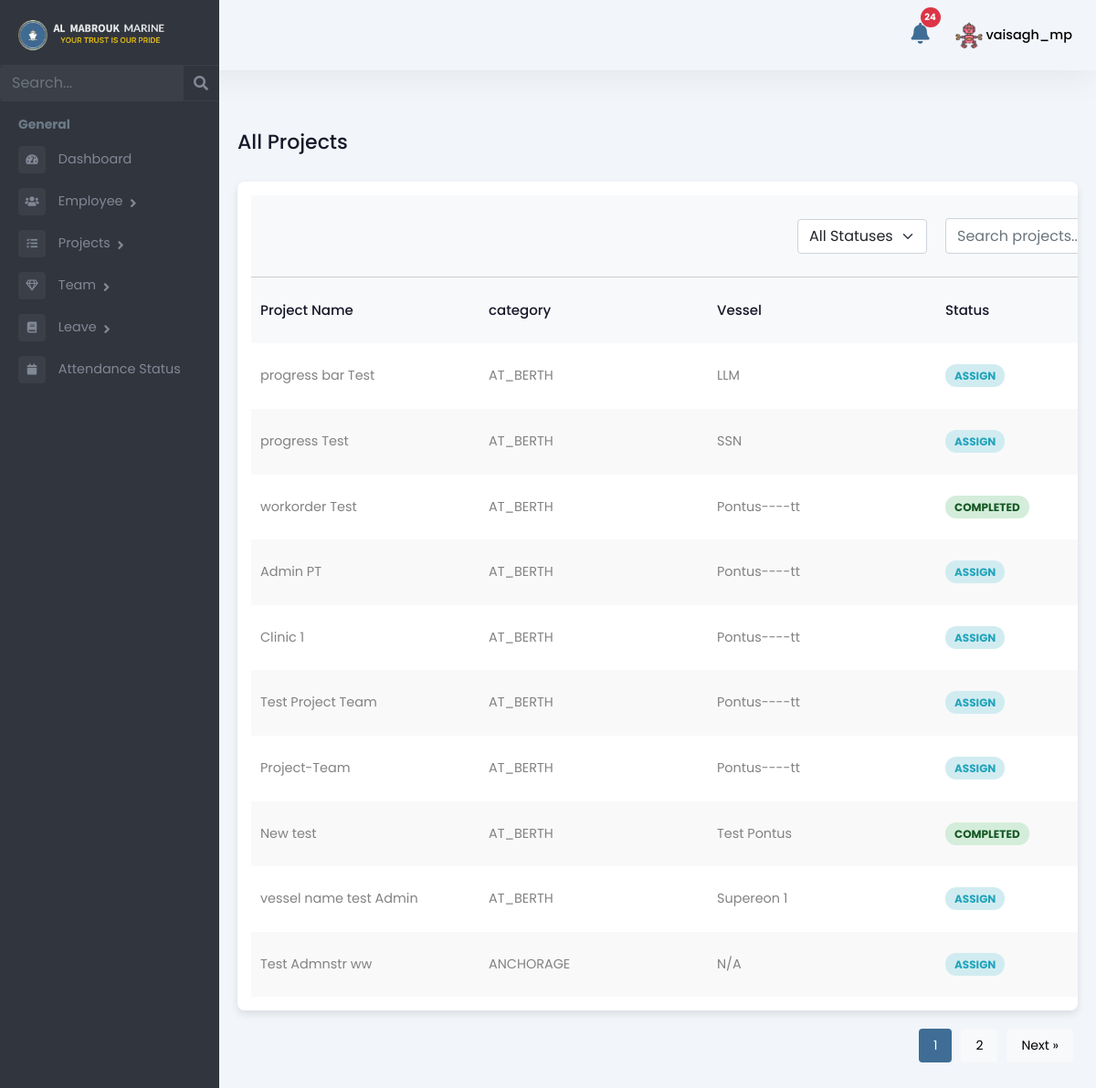
The app's page /manager/projects/ (signed in) with its own data.
### Admin/models.py (models this page shows, shortened)
class Employee(models.Model):
    user = models.OneToOneField(User, on_delete=models.CASCADE, related_name='employee_profile')
    is_employee = models.BooleanField(default=False)
    is_manager = models.BooleanField(default=False)
    is_administration = models.BooleanField(default=False)
    is_hr = models.BooleanField(default=False)
    rank = models.CharField(max_length=255, blank=True, null=True)
    salary = models.DecimalField(max_digits=10, decimal_places=2, blank=True, null=True)
    work_days = models.DecimalField(max_digits=10, decimal_places=2, default=0, blank=True)
    holidays = models.IntegerField(null=True, blank=True)
    overseas_days = models.IntegerField(default=0)
    date_of_birth = models.DateField(null=True, blank=True)
    phone_number = models.CharField(max_length=15, blank=True, null=True)
    date_of_join = models.DateField(null=True, blank=True)
    address = models.TextField(blank=True, null=True)
    profile_picture = models.ImageField(upload_to="profile_pictures/", null=True, blank=True)

class Project(models.Model):
    STATUS_CHOICES = [
        ('PENDING', 'Pending'),
        ('ASSIGN', 'Assign'),
        ('ONGOING', 'Ongoing'),
        ('HOLD', 'Hold'),
        ('CANCELLED', 'Cancelled'),
        ('COMPLETED', 'Completed'),
    ]
    CATEGORY_CHOICES = [
        ('OVERSEAS', 'Overseas'),
        ('ANCHORAGE', 'Anchorage'),
        ('HOLIDAY_WORKING', 'Holiday Working'),
        ('AT_BERTH', 'At Berth'),
    ]
    PRIORITY_CHOICES = [
        ('HIGH', 'High'),
        ('MEDIUM', 'Medium'),
        ('LOW', 'Low'),
    ]
    name = models.CharField(max_length=255)
    code = models.CharField(max_length=100, unique=True, blank=True, null=True)
    client_name = models.CharField(max_length=255, default="", blank=True)
    vessel_name = models.CharField(max_length=255, default="", blank=True)
    purchase_and_expenses = models.DecimalField(
        max_digits=12, decimal_places=2, default=0.00)
    invoice_amount = models.DecimalField(
        max_digits=12, decimal_places=2, default=0.00)
    currency_code = models.CharField(max_length=10, default="AED")
    status = models.CharField(
        max_length=100, choices=STATUS_CHOICES, default='PENDING')
    category = models.CharField(
        max_length=50, choices=CATEGORY_CHOICES, default='AT_BERTH')
    priority = models.CharField(max_length=10, choices=PRIORITY_CHOICES, default='MEDIUM')
    job_description = models.TextField(blank=True, null=True)
    manager = models.ForeignKey(
        'Employee', on_delete=models.SET_NULL, null=True, blank=True, related_name='managed_projects',
        limit_choices_to={'is_manager': True}
    )
    created_at = models.DateTimeField(auto_now_add=True)
    deadline_date = models.DateField(null=True, blank=True)
    attachment = models.FileField(upload_to='project_attachments/', blank=True, null=True)
    job_card = models.FileField(upload_to='job_cards/', blank=True, null=True)

### manager/views.py (the view)
# urls.py: path('projects/', project_list_view, name='project-list'),
@login_required
def project_list_view(request):
    current_user = request.user
    employee = current_user.employee_profile
    search_query = request.GET.get('search', '').strip()
    status_filter = request.GET.get('status', '')
    if employee.is_manager:
        projects = Project.objects.filter(manager=employee).order_by('-created_at')
        if search_query:
            projects = projects.filter(
                Q(name__icontains=search_query) |
                Q(code__icontains=search_query) |
                Q(client_name__icontains=search_query)
            )
        if status_filter:
            projects = projects.filter(status=status_filter)
        projects = projects.values(
            "id", "name", "category", "code", "vessel_name", "status",
            "invoice_amount", "currency_code", "purchase_and_expenses"
        )
    else:
        projects = []
    paginator = Paginator(projects, 10)
    page_number = request.GET.get('page')
    page_obj = paginator.get_page(page_number)
    context = {
        "role": "Manager",
        "projects": page_obj,
        "search_query": search_query,  # Send search query back to template
        "status_filter": status_filter,
        "status_choices": Project.STATUS_CHOICES,
    }
    return render(request, 'Manager/project_list.html', context)

### templates/Manager/project_list.html (shortened to what this page needs)
{% extends 'Manager/managerbase.html' %}
{% load static %}
{% block content %}
<div class="emply-list-wraper">
  <div class="pg-title">
    <h1>All Projects</h1>
  </div>
  <div class="widget-box table-wdgt">
    <table id="employeeTable">
      <thead>
        <tr style="border-bottom: 1px solid #ccc">
          <th></th>
          <th></th>
          <th>
            <select id="status-filter" class="form-select w-auto">
                <option value="">All Statuses</option>
            </select>
          </th>
          <th>
            <div class="table-searchbar">
                <div class="sidebar-search">
                  <div>
                    <div class="input-group">
                      <form method="GET" action="" class="d-flex">
                          <input type="text" name="search" class="form-control search-menu" placeholder="Search projects..."
                                 value="{{ search_query }}" />
                      </form>
                  </div>
                  </div>
                </div>
              </div>
          </th>
        </tr>
      </thead>
      <thead>
        <tr>
          <th>Project Name</th>
          <th>category</th>
          <th>Vessel</th>
          <th>Status</th>
        </tr>
      </thead>
      <tbody>
        {% for project in projects %}
        <tr>
            <td><a href="{% url 'project-summary-view' project.id %}">{{ project.name }}</a></td>
            <td>{{ project.category }}</td>
            <td>{{ project.vessel_name|default:"N/A" }}</td>
            <td>
                <span class="status
                    {% if project.status == 'ONGOING' %}ongoing
                    {% elif project.status == 'COMPLETED' %}completed
                    {% elif project.status == 'ASSIGN' %}Assign
                    {% elif project.status == 'PENDING' %}pending
                    {% elif project.status == 'HOLD' %}hold
                    {% elif project.status == 'CANCELLED' %}cancelled
                    {% else %}status-default{% endif %}">
                    {{ project.status }}
                </span>
            </td>
        </tr>
        {% empty %}
        <tr>
            <td colspan="7" class="text-center">No projects available</td>
        </tr>
        {% endfor %}
    </tbody>
    </table>
  </div>
  <div class="pagination" id="pagination">
    {% with current=projects.number %}
        {% for num in projects.paginator.page_range %}
            {% if num >= current|add:"-1" and num <= current|add:"1" %}
                {% if num == current %}
                    <button class="active">{{ num }}</button>
                {% else %}
                    <a href="?search={{ search_query }}&page={{ num }}">
                        <button>{{ num }}</button>
                    </a>
                {% endif %}
            {% endif %}
        {% endfor %}
    {% endwith %}
    {% if projects.has_next %}
        <a href="?search={{ search_query }}&page={{ projects.next_page_number }}">
            <button>Next &raquo;</button>
        </a>
    {% endif %}
</div>
</div>
{% endblock %}

### templates/Manager/managerbase.html (shortened to what this page needs)
{% load static %}
<!DOCTYPE html>
<html lang="en">
<head>
    <link rel="stylesheet" href="{% static 'assets/vendor/bootstrap/css/bootstrap.min.css' %}" />
    <link href="https://use.fontawesome.com/releases/v5.0.6/css/all.css" rel="stylesheet" />
    <link rel="stylesheet" href="{% static 'assets/styles.css' %}" />
    <link href="https://cdn.jsdelivr.net/npm/select2@4.0.13/dist/css/select2.min.css" rel="stylesheet" />
    <link href="https://cdn.jsdelivr.net/npm/bootstrap-icons@1.11.3/font/bootstrap-icons.css" rel="stylesheet">
    <link rel="stylesheet" href="{% static 'assets/css/style.css' %}" />
</head>
<body>
    <header>
      <div class="mb-top-hdr">
        <div class="hdr-notification">
        <a href="#" id="open-notification-popup">
            <button type="button" class="btn btn-primary position-relative">
                <i class="fas fa-bell"></i>
                <span id="notification-count" class="position-absolute top-0 start-100 translate-middle badge rounded-pill bg-danger">
                </span>
            </button>
        </a>
    </div>
      <div class="hdr-user">
          <div class="dropdown">
              <button class="btndropdown-toggle" type="button" id="dropdownMenuButton1"
                  data-bs-toggle="dropdown" aria-expanded="false">
                  {% if request.user.employee_profile.profile_picture %}
                      <img src="{{ request.user.employee_profile.profile_picture.url }}"
                           alt="Profile Picture"
                           class="rounded-circle"
                           style="width: 30px; height: 30px; object-fit: cover;">
                  {% else %}
                      <i class="fas fa-user"></i>
                  {% endif %}
                  <span>{{ request.user.first_name }}_{{ request.user.last_name }}</span>
              </button>
          </div>
      </div>
      </div>
  </header>
    <div class="page-wrapper chiller-theme toggled"  id="content">
        <nav id="sidebar"  class="sidebar-wrapper sidebar">
            <div class="sidebar-content">
              <div class="sidebar-brand">
                <a href="{% url 'manager-dashboard' %}"><img src="{% static 'assets/images/almabrouk-logo.webp' %}"
                  alt="Almabrouk Marine Logo" /></a>
              </div>
              <div class="sidebar-search">
                <form method="get" action="{% url 'manager_search_redirect' %}">
                  <div class="input-group">
                    <input
                      type="text"
                      name="search"
                      class="form-control search-menu"
                      placeholder="Search..."
                      value="{{ search_query }}"
                    />
                    <div class="input-group-append">
                  <button class="input-group-text" type="submit" style="border: none; background: none;">
                    <i class="fa fa-search" aria-hidden="true"></i>
                  </button>
                </div>
                  </div>
                </form>
              </div>
              <div class="sidebar-menu">
                <ul>
                  <li class="header-menu">
                    <span>General</span>
                  </li>
                  <li>
                    <a href="{% url 'manager-dashboard' %}">
                      <i class="fa fa-tachometer-alt"></i>
                      <span>Dashboard</span>
                    </a>
                  </li>
                  <li class="sidebar-dropdown">
                    <a href="#">
                      <i class="fas fa-users"></i>
                      <span>Employee</span>
                    </a>
                  </li>
                  <li class="sidebar-dropdown">
                    <a href="#">
                      <i class="fas fa-tasks"></i>
                      <span>Projects</span>
                    </a>
                  </li>
                  <li class="sidebar-dropdown">
                    <a href="#">
                      <i class="far fa-gem"></i>
                      <span>Team</span>
                    </a>
                  </li>
                  <li class="sidebar-dropdown">
                    <a href="#">
                      <i class="fa fa-book"></i>
                      <span>Leave</span>
                    </a>
                  </li>
                  <li>
                    <a href="{% url 'attendance_status' %}">
                      <i class="fa fa-calendar"></i>
                      <span>Attendance Status</span>
                    </a>
                  </li>
                </ul>
              </div>
            </div>
          </nav>
        {% block content %}
        {% endblock %}
    </div>
</body>
</html>

### records on screen
Project: name "progress bar Test", category "AT_BERTH", vessel_name "LLM", status "ASSIGN"
Project: name "progress Test", category "AT_BERTH", vessel_name "SSN", status "ASSIGN"
Project: name "workorder Test", category "AT_BERTH", vessel_name "Pontus----tt", status "COMPLETED"
Project: name "Admin PT", category "AT_BERTH", vessel_name "Pontus----tt", status "ASSIGN"
Project: name "Clinic 1", category "AT_BERTH", vessel_name "Pontus----tt", status "ASSIGN"
Project: name "Test Project Team", category "AT_BERTH", vessel_name "Pontus----tt", status "ASSIGN"
Project: name "Project-Team", category "AT_BERTH", vessel_name "Pontus----tt", status "ASSIGN"
Project: name "New test", category "AT_BERTH", vessel_name "Test Pontus", status "COMPLETED"
Project: name "vessel name test Admin", category "AT_BERTH", vessel_name "Supereon 1", status "ASSIGN"
Project: name "Test Admnstr ww", category "ANCHORAGE", vessel_name "N/A", status "ASSIGN"

### other values on screen
{{ request.user.first_name }} "vaisagh"
{{ request.user.last_name }} "mp"
{{ num }} "1"
{{ num }} "2"
